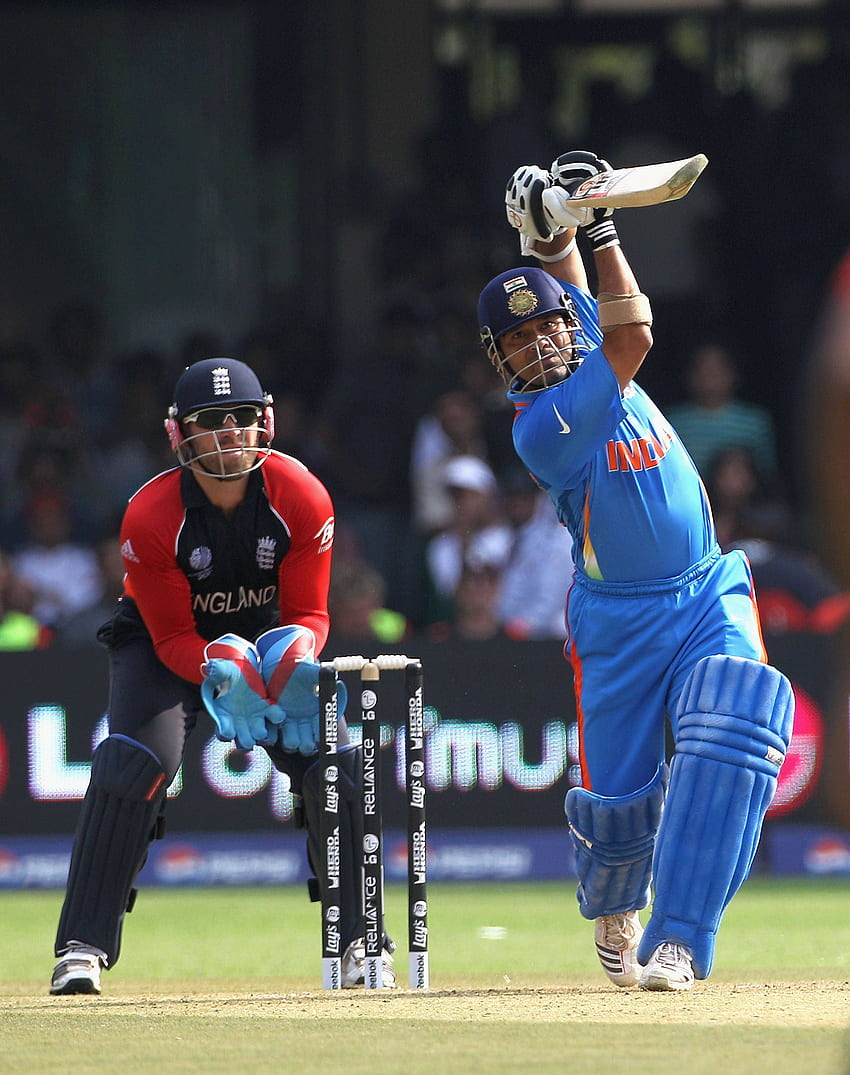
#> input picture images/sachin.jpg, 850 x 1075 px
$ jupyter execute '17 Histogram.ipynb'
#> lines starting #> are read from the running program, lines starting #| are printed output that depends on the picture
##### Histogram

[cell 1]
import numpy as np
import cv2
import matplotlib.pyplot as plt

##### Simple Histogram

[cell 2]
marks = np.array([56, 76, 89, 87, 65, 61, 65, 45, 69, 71, 72, 42, 55, 67, 81, 69, 68, 61])
plt.title('Histogram')
plt.grid()
plt.xlabel('Marks')
plt.xticks(range(0, 100, 10))
plt.hist(marks, bins=range(0, 100, 10), color='r')
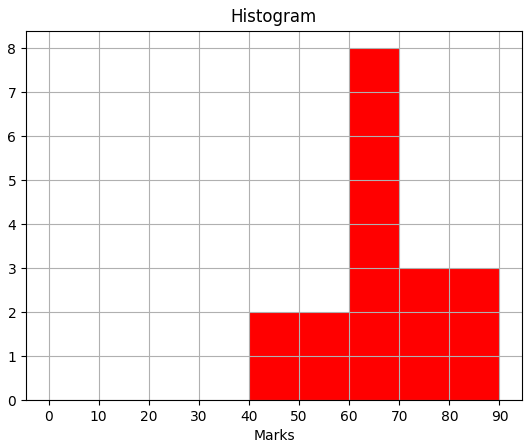
#> figure drawn by matplotlib, 1 panel; tallest bar 8 high, from x = 60 to 70

##### Image Histogram

[cell 3]
img_grey = cv2.imread('images/sachin.jpg', 0)
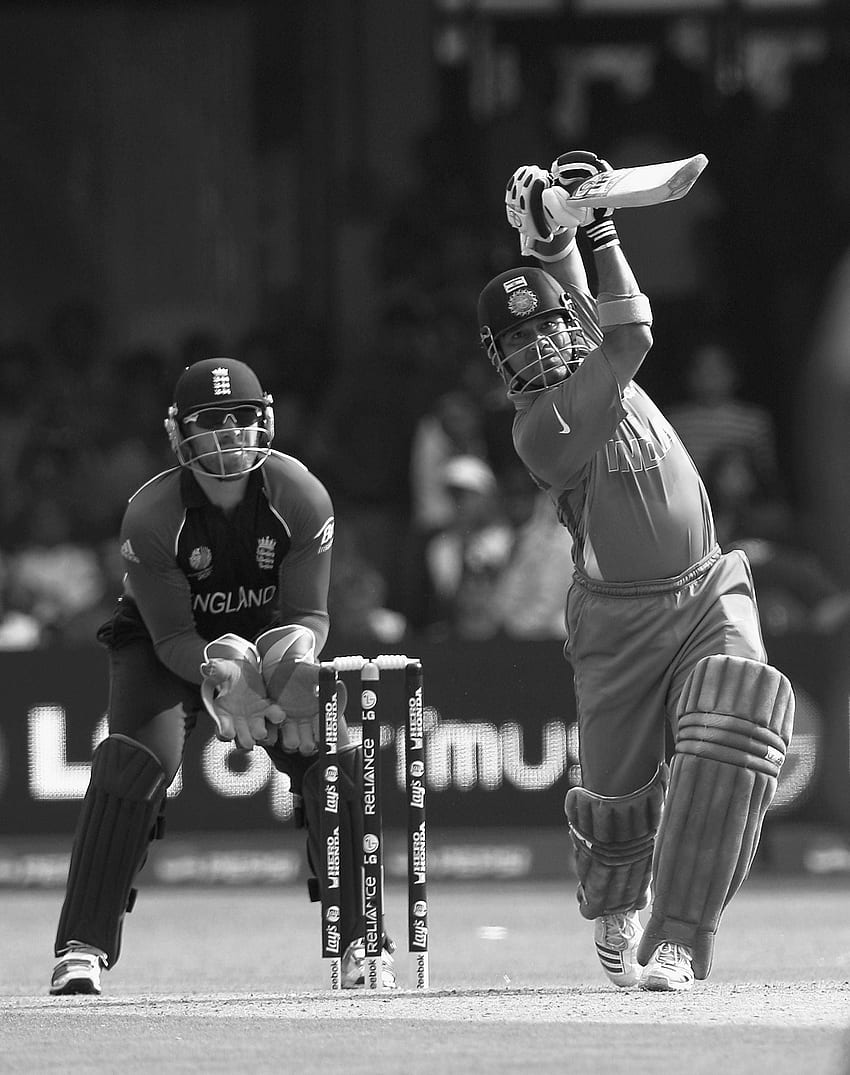
#> img_grey: shape (1075, 850); min 0, max 255, mean 83.5
plt.title('Histogram')
plt.grid()
plt.xlabel('Pixels')
plt.hist(img_grey.flatten(), bins=range(0, 256), color='b');
#> figure, not shown here; tallest bar 23817 high, from x = 32 to 33

[cell 4]
img = cv2.imread('images/sachin.jpg')
#> img is the input picture: shape (1075, 850, 3); mean B, G, R 87.5, 83.8, 81
B, G, R = cv2.split(img)
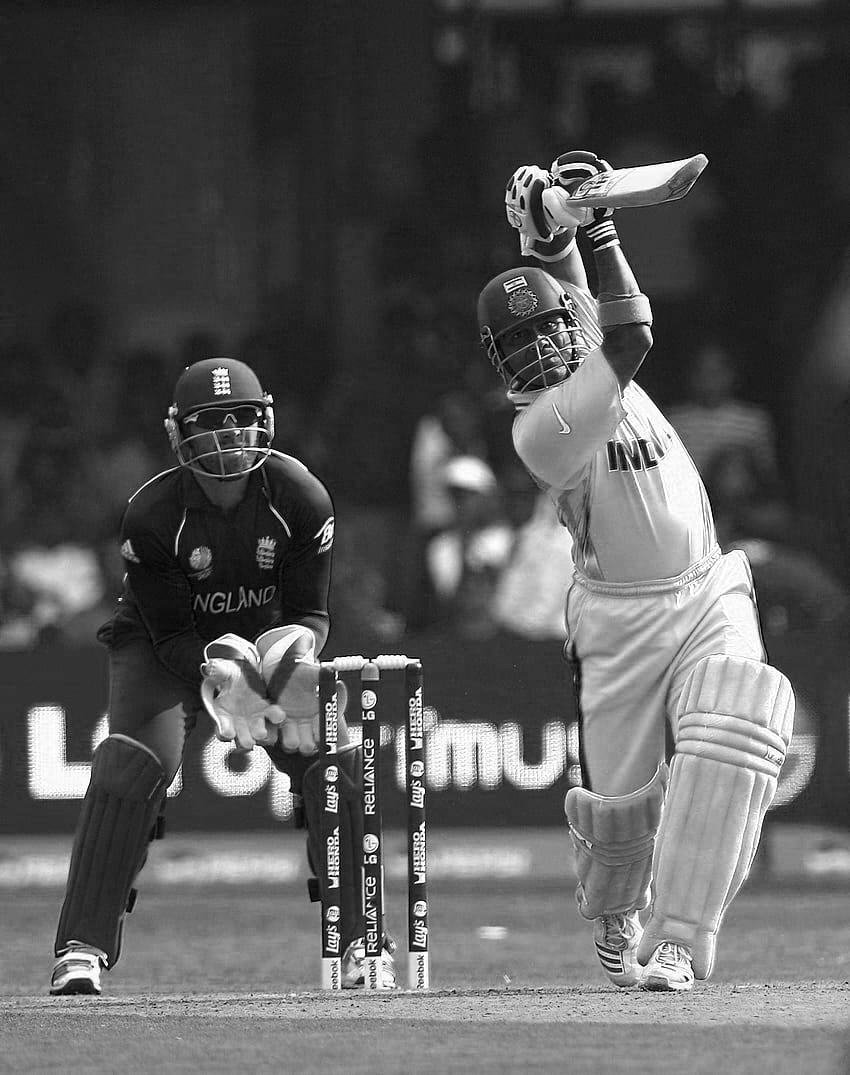
#> B: shape (1075, 850); min 0, max 255, mean 87.5
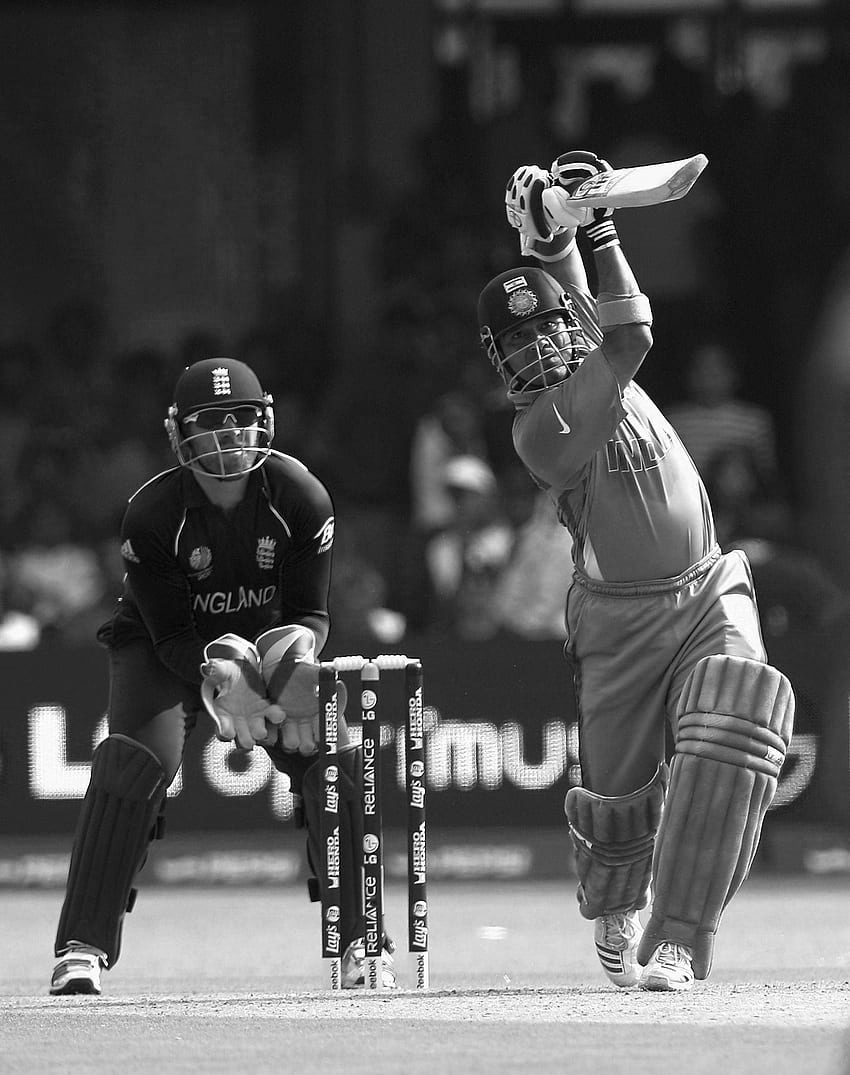
#> G: shape (1075, 850); min 0, max 255, mean 83.8
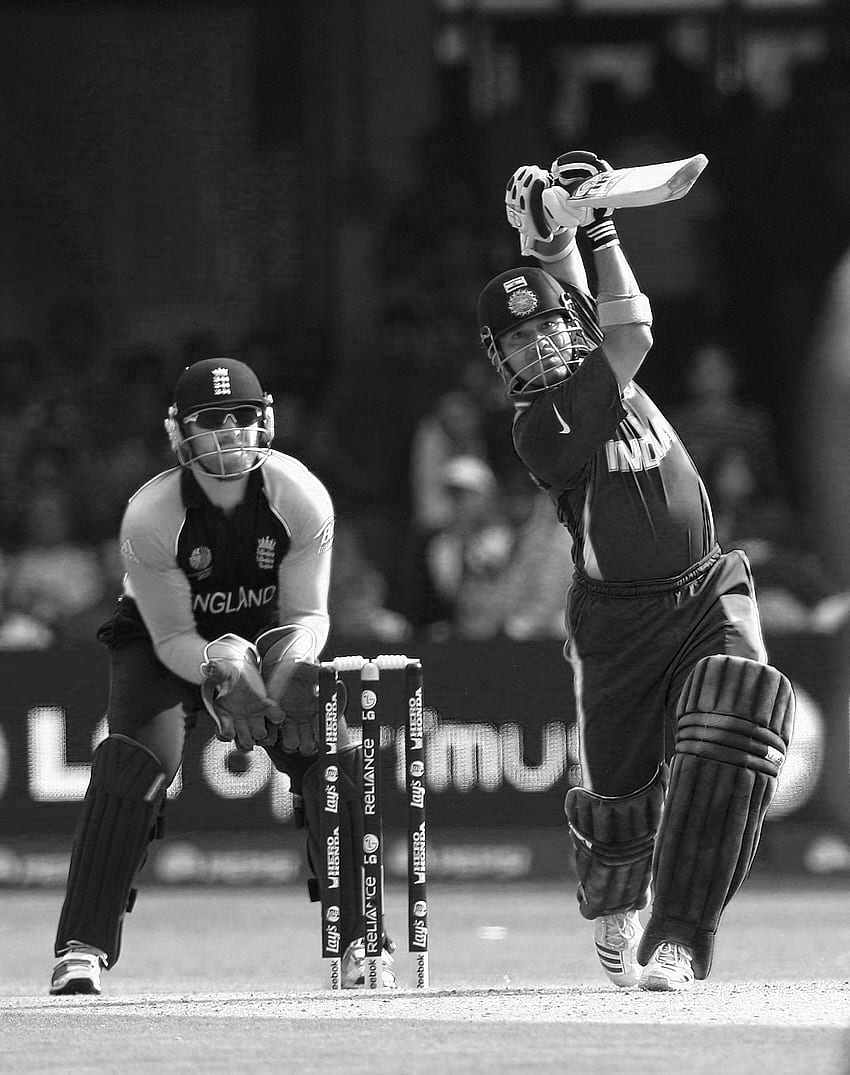
#> R: shape (1075, 850); min 0, max 255, mean 81
B.shape, G.shape, R.shape
#> Out = ((1075, 850), (1075, 850), (1075, 850))

[cell 5]
plt.title('RGB Histogram')
plt.grid()
plt.xlabel('Pixels')
plt.hist(B.flatten(), bins=range(0, 256), color='b')
plt.hist(G.flatten(), bins=range(0, 256), color='g')
plt.hist(R.flatten(), bins=range(0, 256), color='r');
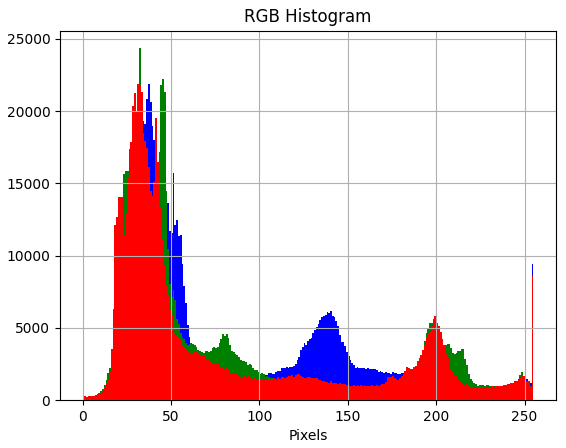
#> figure drawn by matplotlib, 1 panel; tallest bar 21868 high, from x = 37 to 38; tallest bar 24344 high, from x = 32 to 33; tallest bar 21870 high, from x = 31 to 32

$ run again, with images/buildings.jpg copied over images/sachin.jpg
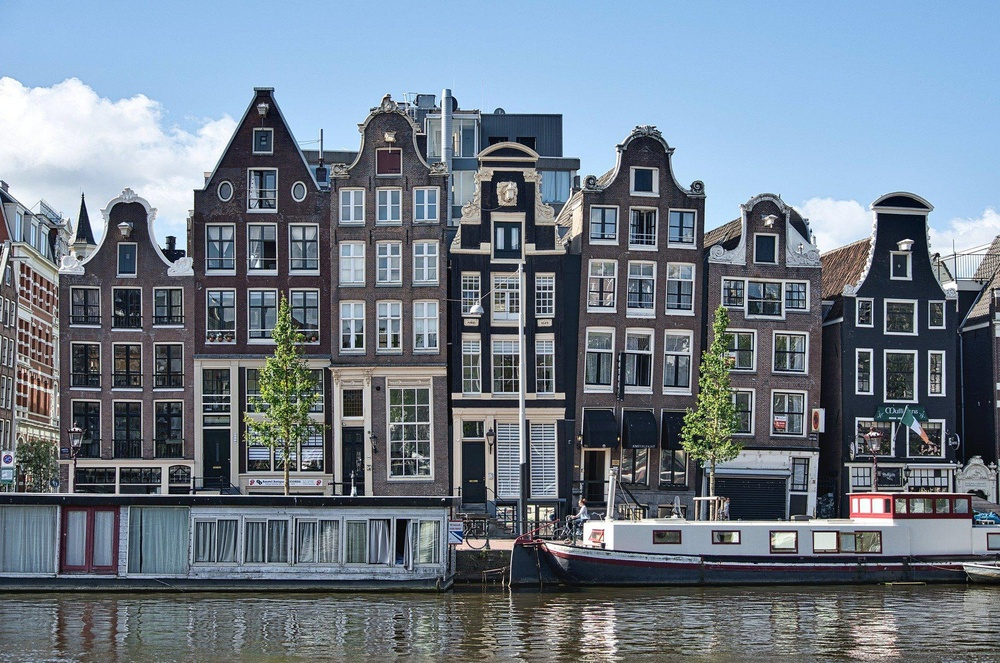
#> input picture images/buildings.jpg, 1000 x 663 px, shrunk from 1920 x 1273 before the run
#> img is the input picture: shape (663, 1000, 3); mean B, G, R 136.8, 123.9, 111.8
#> `B, G, R = cv2.split(img)`:
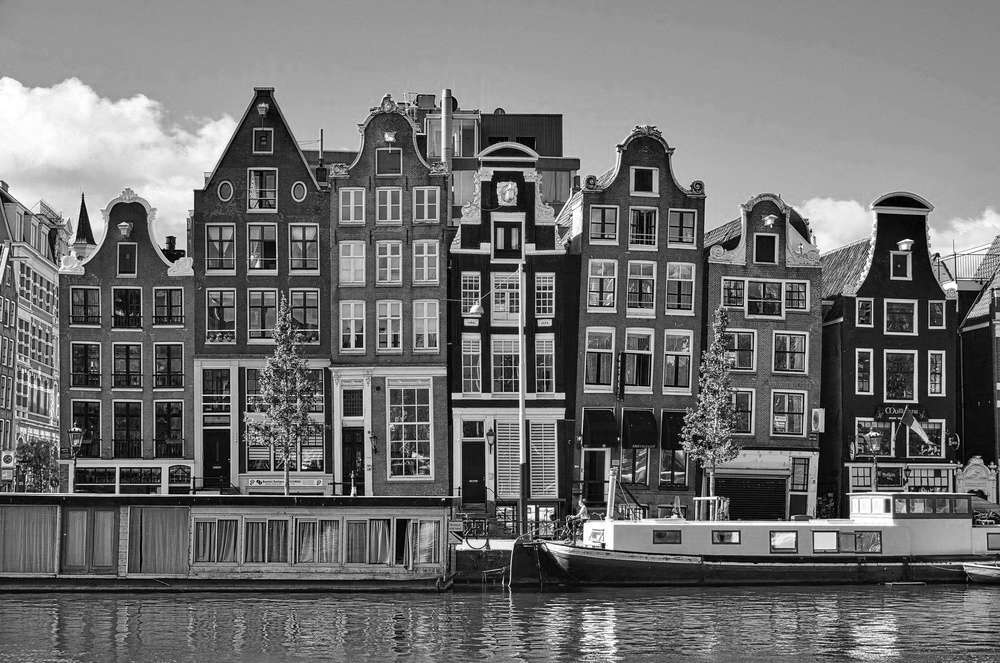
#> R: shape (663, 1000); min 0, max 255, mean 111.8
#> `[cell 5] plt.title('RGB Histogram') plt.grid() plt.xlabel('Pixels') pl..`:
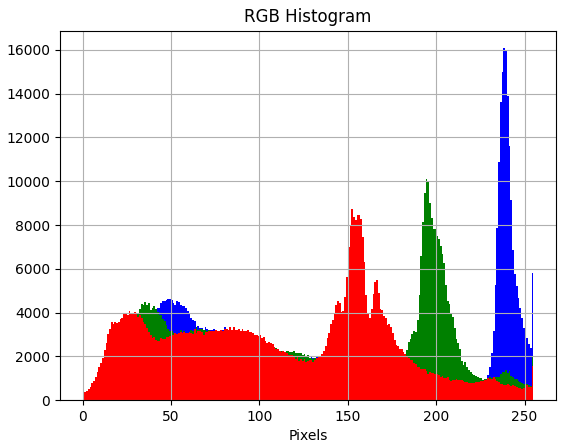
#> figure drawn by matplotlib, 1 panel; tallest bar 16077 high, from x = 238 to 239; tallest bar 10111 high, from x = 194 to 195; tallest bar 8754 high, from x = 152 to 153

$ run again, with images/cat.jpg copied over images/sachin.jpg
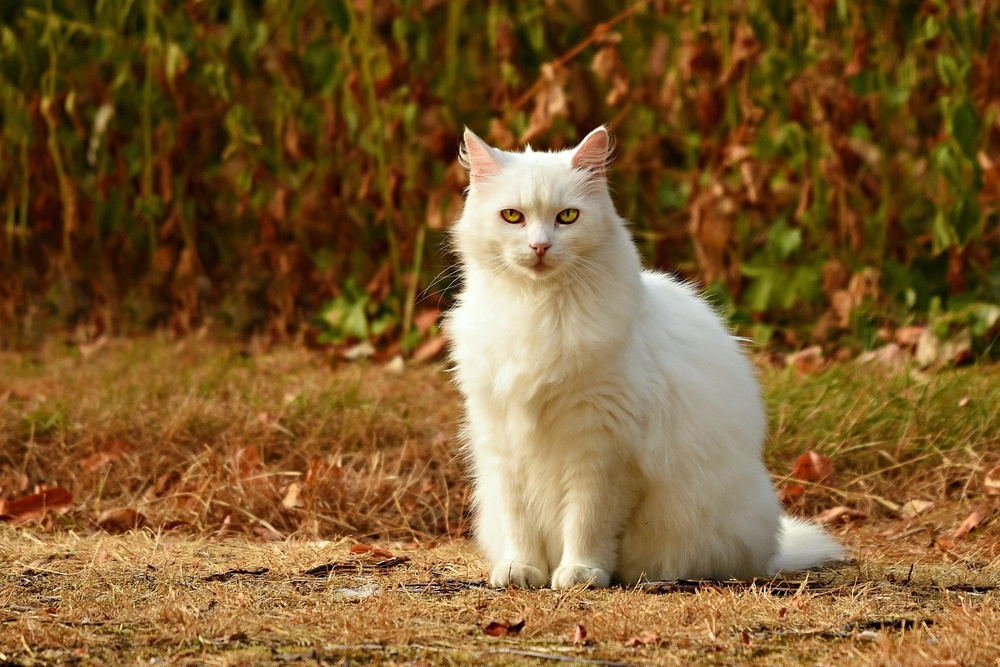
#> input picture images/cat.jpg, 1000 x 667 px, shrunk from 1920 x 1281 before the run
#> img is the input picture: shape (667, 1000, 3); mean B, G, R 46.5, 92.2, 125.2
#> `B, G, R = cv2.split(img)`:
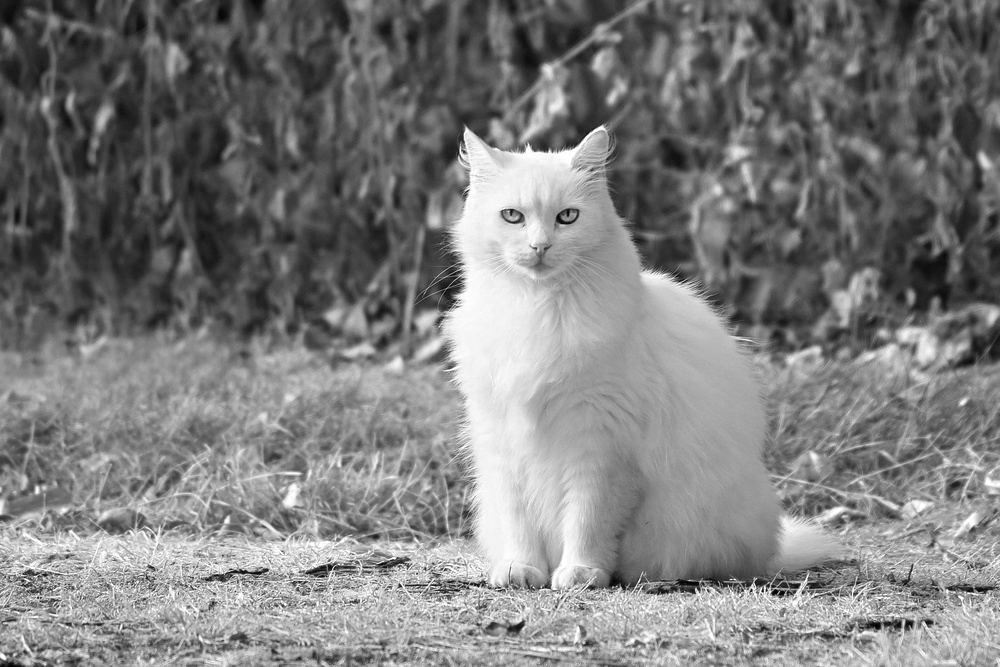
#> R: shape (667, 1000); min 0, max 255, mean 125.2
#> `[cell 5] plt.title('RGB Histogram') plt.grid() plt.xlabel('Pixels') pl..`:
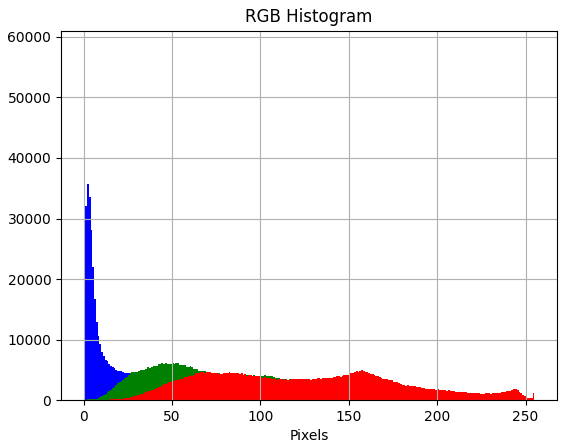
#> figure drawn by matplotlib, 1 panel; tallest bar 58128 high, from x = 0 to 1; tallest bar 6150 high, from x = 52 to 53; tallest bar 4938 high, from x = 157 to 158
